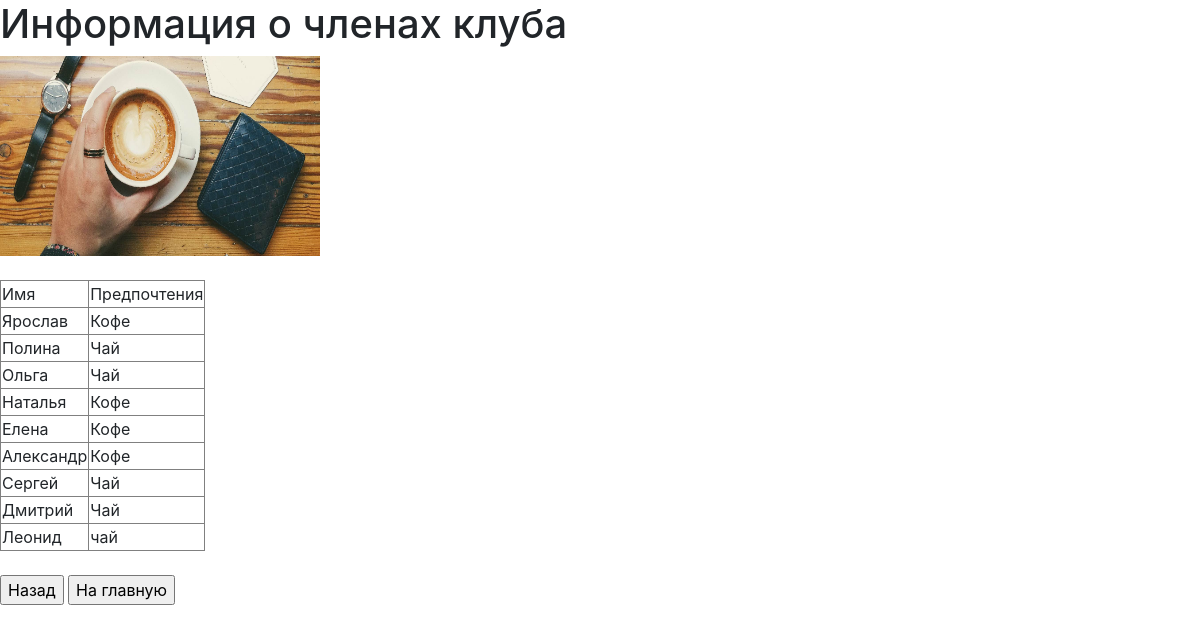
The app's page /members/members_info/ with its own data.
### members/models.py (models this page shows, shortened)
class Members (models.Model):
    name = models.TextField(max_length = 20)
    chai_or_coffee = models.TextField(max_length = 20)

### members/views.py (the view)
# urls.py: path('members_info/',views.members_info, name ="members_info" )
def members_info (request):
    data = Members.objects.all()
    return render(request, "members/members_info.html",{'data':data})

### members/templates/members/members_info.html (shortened to what this page needs)
{% extends "members/members.html" %}
{% block heder %}
<h1>Информация о членах клуба</h1>
{% endblock heder %}
{% block body %}
        <table border="1">
        <tr>
            <td>Имя</td>
            <td>Предпочтения</td>
        </tr>
    {% for el in data %}
        <tr>
            <td>{{el.name}}</td>
            <td>{{el.chai_or_coffee}}</td>
        </tr>
    {% endfor %}
        </table>
    <br>
    <input type="button" value="Назад" onClick='location.href="{% url "members" %}"'>
    <input type="button" value="На главную" onClick='location.href="{% url "main" %}"'>
{% endblock body %}

### records on screen
Members: name "Ярослав", chai_or_coffee "Кофе"
Members: name "Полина", chai_or_coffee "Чай"
Members: name "Ольга", chai_or_coffee "Чай"
Members: name "Наталья", chai_or_coffee "Кофе"
Members: name "Елена", chai_or_coffee "Кофе"
Members: name "Александр", chai_or_coffee "Кофе"
Members: name "Сергей", chai_or_coffee "Чай"
Members: name "Дмитрий", chai_or_coffee "Чай"
Members: name "Леонид", chai_or_coffee "чай"
